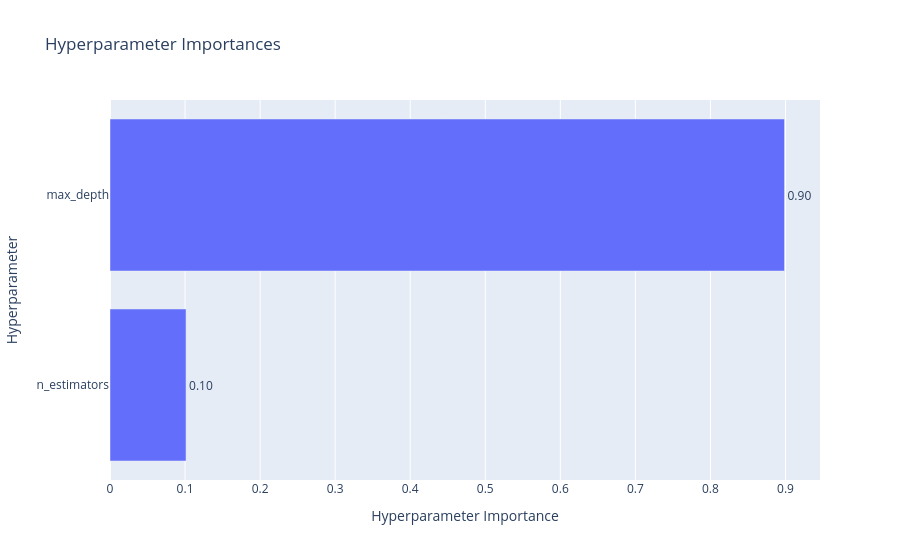

Write notebook code for a chart like this one.
### Code cell
# 5. Hyperparameter Importance
plot_param_importances(study).show()

### Figure 1 — Plotly figure (JSON) as saved in the notebook; plotly's stock layout.template omitted (floating-point values rounded to 4 significant figures)
{"data": [{"cliponaxis": false, "hovertemplate": ["n_estimators (IntDistribution): 0.10129775166757819<extra></extra>", "max_depth (IntDistribution): 0.8987022483324217<extra></extra>"], "name": "Objective Value", "orientation": "h", "text": ["0.10", "0.90"], "textposition": "outside", "type": "bar", "x": [0.1013, 0.8987], "y": ["n_estimators", "max_depth"]}], "layout": {"autosize": true, "title": {"text": "Hyperparameter Importances"}, "xaxis": {"autorange": true, "range": [0, 0.946], "title": {"text": "Hyperparameter Importance"}, "type": "linear"}, "yaxis": {"autorange": true, "range": [-0.5, 1.5], "title": {"text": "Hyperparameter"}, "type": "category"}}}
